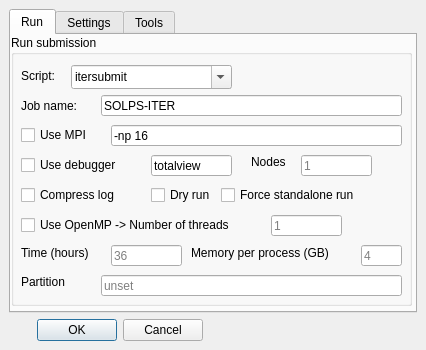
<?xml version="1.0" encoding="UTF-8"?>
<ui version="4.0">
 <class>Dialog</class>
 <widget class="QDialog" name="Dialog">
  <property name="windowModality">
   <enum>Qt::ApplicationModal</enum>
  </property>
  <property name="geometry">
   <rect>
    <x>0</x>
    <y>0</y>
    <width>426</width>
    <height>350</height>
   </rect>
  </property>
  <property name="windowTitle">
   <string>Preferences</string>
  </property>
  <property name="modal">
   <bool>true</bool>
  </property>
  <layout class="QGridLayout" name="gridLayout_2">
   <item row="0" column="0" colspan="2">
    <widget class="QTabWidget" name="tabWidget">
     <property name="currentIndex">
      <number>0</number>
     </property>
     <widget class="QWidget" name="Run">
      <attribute name="title">
       <string>Run</string>
      </attribute>
      <widget class="QGroupBox" name="groupBox_2">
       <property name="geometry">
        <rect>
         <x>0</x>
         <y>0</y>
         <width>401</width>
         <height>271</height>
        </rect>
       </property>
       <property name="title">
        <string>Run submission</string>
       </property>
       <widget class="QLabel" name="label_6">
        <property name="geometry">
         <rect>
          <x>10</x>
          <y>30</y>
          <width>51</width>
          <height>21</height>
         </rect>
        </property>
        <property name="text">
         <string>Script:</string>
        </property>
       </widget>
       <widget class="QComboBox" name="comboBox_submit_script">
        <property name="geometry">
         <rect>
          <x>60</x>
          <y>30</y>
          <width>161</width>
          <height>24</height>
         </rect>
        </property>
        <property name="editable">
         <bool>true</bool>
        </property>
        <property name="currentIndex">
         <number>0</number>
        </property>
        <item>
         <property name="text">
          <string>itersubmit</string>
         </property>
        </item>
        <item>
         <property name="text">
          <string extracomment="Local submission script that puts nohup batch job">localsubmit</string>
         </property>
        </item>
        <item>
         <property name="text">
          <string>itmsubmit</string>
         </property>
        </item>
        <item>
         <property name="text">
          <string>ippitmsubmit</string>
         </property>
        </item>
        <item>
         <property name="text">
          <string>jetsubmit</string>
         </property>
        </item>
        <item>
         <property name="text">
          <string>mephisubmit</string>
         </property>
        </item>
        <item>
         <property name="text">
          <string>spbstusubmit</string>
         </property>
        </item>
        <item>
         <property name="text">
          <string>sgesubmit</string>
         </property>
        </item>
        <item>
         <property name="text">
          <string>local run</string>
         </property>
        </item>
        <item>
         <property name="text">
          <string/>
         </property>
        </item>
       </widget>
       <widget class="QCheckBox" name="checkBox_use_mpi">
        <property name="geometry">
         <rect>
          <x>10</x>
          <y>90</y>
          <width>86</width>
          <height>20</height>
         </rect>
        </property>
        <property name="toolTip">
         <string>-m &quot;&lt;options&gt;&quot; will be added to submission script</string>
        </property>
        <property name="text">
         <string>Use MPI</string>
        </property>
       </widget>
       <widget class="QCheckBox" name="checkBox_compress_log">
        <property name="geometry">
         <rect>
          <x>10</x>
          <y>150</y>
          <width>131</width>
          <height>20</height>
         </rect>
        </property>
        <property name="toolTip">
         <string>-z will be added to submission script</string>
        </property>
        <property name="text">
         <string>Compress log</string>
        </property>
       </widget>
       <widget class="QLineEdit" name="lineEdit_mpi_options">
        <property name="geometry">
         <rect>
          <x>100</x>
          <y>90</y>
          <width>291</width>
          <height>21</height>
         </rect>
        </property>
        <property name="toolTip">
         <string>Command line options to MPI</string>
        </property>
        <property name="text">
         <string>-np 16</string>
        </property>
       </widget>
       <widget class="QCheckBox" name="checkBox_use_debugger">
        <property name="geometry">
         <rect>
          <x>10</x>
          <y>120</y>
          <width>131</width>
          <height>20</height>
         </rect>
        </property>
        <property name="toolTip">
         <string>-d &lt;debugger&gt; will be added to submission script</string>
        </property>
        <property name="text">
         <string>Use debugger</string>
        </property>
       </widget>
       <widget class="QLineEdit" name="lineEdit_debugger">
        <property name="geometry">
         <rect>
          <x>140</x>
          <y>120</y>
          <width>81</width>
          <height>21</height>
         </rect>
        </property>
        <property name="text">
         <string>totalview</string>
        </property>
       </widget>
       <widget class="QCheckBox" name="checkBox_dry_run">
        <property name="geometry">
         <rect>
          <x>140</x>
          <y>150</y>
          <width>86</width>
          <height>20</height>
         </rect>
        </property>
        <property name="toolTip">
         <string>-n will be added to submission script</string>
        </property>
        <property name="text">
         <string>Dry run</string>
        </property>
       </widget>
       <widget class="QLineEdit" name="lineEdit_job_name">
        <property name="geometry">
         <rect>
          <x>90</x>
          <y>60</y>
          <width>301</width>
          <height>21</height>
         </rect>
        </property>
        <property name="toolTip">
         <string>Ads job name to job submission script above by adding -j option.</string>
        </property>
        <property name="text">
         <string>SOLPS-ITER</string>
        </property>
        <property name="maxLength">
         <number>64</number>
        </property>
       </widget>
       <widget class="QLabel" name="label_8">
        <property name="geometry">
         <rect>
          <x>10</x>
          <y>60</y>
          <width>81</width>
          <height>21</height>
         </rect>
        </property>
        <property name="text">
         <string>Job name:</string>
        </property>
       </widget>
       <widget class="QCheckBox" name="checkBox_standalone">
        <property name="geometry">
         <rect>
          <x>210</x>
          <y>150</y>
          <width>161</width>
          <height>20</height>
         </rect>
        </property>
        <property name="toolTip">
         <string>Forces B2.5 standalone run even if input.dat exists in run directory.
Switch -s will be added to the submission script</string>
        </property>
        <property name="text">
         <string>Force standalone run</string>
        </property>
       </widget>
       <widget class="QLineEdit" name="lineEdit_partition">
        <property name="geometry">
         <rect>
          <x>90</x>
          <y>240</y>
          <width>301</width>
          <height>21</height>
         </rect>
        </property>
        <property name="toolTip">
         <string>&lt;html&gt;&lt;head/&gt;&lt;body&gt;&lt;p&gt;-Q will be added in the submission script. Partition on which to submit the job&lt;/p&gt;&lt;/body&gt;&lt;/html&gt;</string>
        </property>
        <property name="text">
         <string/>
        </property>
        <property name="placeholderText">
         <string>unset</string>
        </property>
       </widget>
       <widget class="QCheckBox" name="checkBox_use_openmp">
        <property name="geometry">
         <rect>
          <x>10</x>
          <y>180</y>
          <width>231</width>
          <height>20</height>
         </rect>
        </property>
        <property name="toolTip">
         <string>-m &quot;&lt;options&gt;&quot; will be added to submission script</string>
        </property>
        <property name="text">
         <string>Use OpenMP -&gt; Number of threads</string>
        </property>
       </widget>
       <widget class="QLineEdit" name="lineEdit_time">
        <property name="geometry">
         <rect>
          <x>100</x>
          <y>210</y>
          <width>71</width>
          <height>21</height>
         </rect>
        </property>
        <property name="toolTip">
         <string>&lt;html&gt;&lt;head/&gt;&lt;body&gt;&lt;p&gt;-T will be added in the submission script. Number of elapsed hours requested (default 36)&lt;/p&gt;&lt;/body&gt;&lt;/html&gt;</string>
        </property>
        <property name="text">
         <string/>
        </property>
        <property name="placeholderText">
         <string>36</string>
        </property>
       </widget>
       <widget class="QLabel" name="label_time">
        <property name="geometry">
         <rect>
          <x>10</x>
          <y>210</y>
          <width>81</width>
          <height>16</height>
         </rect>
        </property>
        <property name="toolTip">
         <string>&lt;html&gt;&lt;head/&gt;&lt;body&gt;&lt;p&gt;Elapsed hours &lt;/p&gt;&lt;/body&gt;&lt;/html&gt;</string>
        </property>
        <property name="text">
         <string>Time (hours)</string>
        </property>
       </widget>
       <widget class="QLabel" name="label_partition">
        <property name="geometry">
         <rect>
          <x>10</x>
          <y>240</y>
          <width>57</width>
          <height>14</height>
         </rect>
        </property>
        <property name="text">
         <string>Partition</string>
        </property>
       </widget>
       <widget class="QLabel" name="label_nodes">
        <property name="geometry">
         <rect>
          <x>240</x>
          <y>120</y>
          <width>57</width>
          <height>14</height>
         </rect>
        </property>
        <property name="text">
         <string>Nodes</string>
        </property>
       </widget>
       <widget class="QLabel" name="label_memory">
        <property name="geometry">
         <rect>
          <x>180</x>
          <y>210</y>
          <width>161</width>
          <height>16</height>
         </rect>
        </property>
        <property name="toolTip">
         <string>&lt;html&gt;&lt;head/&gt;&lt;body&gt;&lt;p&gt;&lt;br/&gt;&lt;/p&gt;&lt;/body&gt;&lt;/html&gt;</string>
        </property>
        <property name="text">
         <string>Memory per process (GB)</string>
        </property>
       </widget>
       <widget class="QLineEdit" name="lineEdit_memory">
        <property name="geometry">
         <rect>
          <x>350</x>
          <y>210</y>
          <width>41</width>
          <height>21</height>
         </rect>
        </property>
        <property name="toolTip">
         <string>&lt;html&gt;&lt;head/&gt;&lt;body&gt;&lt;p&gt;-M will be added in the submission script. Memory size (default 4GB)&lt;/p&gt;&lt;/body&gt;&lt;/html&gt;</string>
        </property>
        <property name="text">
         <string/>
        </property>
        <property name="placeholderText">
         <string>4</string>
        </property>
       </widget>
       <widget class="QLineEdit" name="lineEdit_threads">
        <property name="geometry">
         <rect>
          <x>260</x>
          <y>180</y>
          <width>71</width>
          <height>21</height>
         </rect>
        </property>
        <property name="toolTip">
         <string>&lt;html&gt;&lt;head/&gt;&lt;body&gt;&lt;p&gt;Option -t THREADS will be added to submission script. Use OpenMP parallelization with &amp;lt;&amp;lt;THREADS&amp;gt;&amp;gt; threads (default 1)   &lt;/p&gt;&lt;/body&gt;&lt;/html&gt;</string>
        </property>
        <property name="text">
         <string/>
        </property>
        <property name="placeholderText">
         <string>1</string>
        </property>
       </widget>
       <widget class="QLineEdit" name="lineEdit_nodes">
        <property name="geometry">
         <rect>
          <x>290</x>
          <y>120</y>
          <width>71</width>
          <height>21</height>
         </rect>
        </property>
        <property name="toolTip">
         <string>&lt;html&gt;&lt;head/&gt;&lt;body&gt;&lt;p&gt;Option -N will be added to submission script. Number of nodes requested (default 1)&lt;/p&gt;&lt;/body&gt;&lt;/html&gt;</string>
        </property>
        <property name="text">
         <string/>
        </property>
        <property name="placeholderText">
         <string>1</string>
        </property>
       </widget>
      </widget>
     </widget>
     <widget class="QWidget" name="Settings">
      <attribute name="title">
       <string>Settings</string>
      </attribute>
      <layout class="QGridLayout" name="gridLayout_3">
       <item row="0" column="0" colspan="2">
        <widget class="QGroupBox" name="groupBox">
         <property name="title">
          <string>Network monitor for run status update</string>
         </property>
         <widget class="QLabel" name="label">
          <property name="geometry">
           <rect>
            <x>10</x>
            <y>20</y>
            <width>151</width>
            <height>21</height>
           </rect>
          </property>
          <property name="text">
           <string>Listening Interface:</string>
          </property>
          <property name="textInteractionFlags">
           <set>Qt::LinksAccessibleByMouse|Qt::TextEditable</set>
          </property>
         </widget>
         <widget class="QLineEdit" name="lineEdit_monitor_interface">
          <property name="geometry">
           <rect>
            <x>160</x>
            <y>20</y>
            <width>121</width>
            <height>21</height>
           </rect>
          </property>
          <property name="toolTip">
           <string>0.0.0.0 means all interfaces.
Otherwise it should be the same as IP.</string>
          </property>
          <property name="statusTip">
           <string/>
          </property>
          <property name="layoutDirection">
           <enum>Qt::LeftToRight</enum>
          </property>
          <property name="text">
           <string>0.0.0.0</string>
          </property>
          <property name="maxLength">
           <number>100</number>
          </property>
          <property name="alignment">
           <set>Qt::AlignRight|Qt::AlignTrailing|Qt::AlignVCenter</set>
          </property>
         </widget>
         <widget class="QLabel" name="label_2">
          <property name="geometry">
           <rect>
            <x>10</x>
            <y>50</y>
            <width>21</width>
            <height>21</height>
           </rect>
          </property>
          <property name="text">
           <string>IP:</string>
          </property>
          <property name="textInteractionFlags">
           <set>Qt::LinksAccessibleByMouse|Qt::TextEditable</set>
          </property>
         </widget>
         <widget class="QLineEdit" name="lineEdit_monitor_ip">
          <property name="geometry">
           <rect>
            <x>30</x>
            <y>50</y>
            <width>141</width>
            <height>21</height>
           </rect>
          </property>
          <property name="toolTip">
           <string>${SOLPS_GUI_IP} environment for run submission scripts.
It must be IP of the machine on which SOLPS GUI is running.
Use 127.0.0.1 only for localsubmit.</string>
          </property>
          <property name="statusTip">
           <string/>
          </property>
          <property name="layoutDirection">
           <enum>Qt::LeftToRight</enum>
          </property>
          <property name="text">
           <string>127.0.0.1</string>
          </property>
          <property name="maxLength">
           <number>100</number>
          </property>
          <property name="alignment">
           <set>Qt::AlignRight|Qt::AlignTrailing|Qt::AlignVCenter</set>
          </property>
         </widget>
         <widget class="QLabel" name="label_4">
          <property name="geometry">
           <rect>
            <x>177</x>
            <y>50</y>
            <width>31</width>
            <height>21</height>
           </rect>
          </property>
          <property name="text">
           <string>port</string>
          </property>
         </widget>
         <widget class="QLineEdit" name="lineEdit_monitor_port">
          <property name="geometry">
           <rect>
            <x>210</x>
            <y>50</y>
            <width>71</width>
            <height>21</height>
           </rect>
          </property>
          <property name="toolTip">
           <string>${SOLPS_GUI_PORT} in scripts</string>
          </property>
          <property name="text">
           <string>51966</string>
          </property>
          <property name="clearButtonEnabled">
           <bool>false</bool>
          </property>
         </widget>
        </widget>
       </item>
       <item row="1" column="0" colspan="2">
        <widget class="QGroupBox" name="groupBox_4">
         <property name="title">
          <string>Environment variables</string>
         </property>
         <layout class="QGridLayout" name="gridLayout">
          <item row="1" column="1">
           <widget class="QComboBox" name="comboBox_compiler_environment">
            <property name="editable">
             <bool>true</bool>
            </property>
            <item>
             <property name="text">
              <string>ifort64</string>
             </property>
            </item>
            <item>
             <property name="text">
              <string>gfortran</string>
             </property>
            </item>
           </widget>
          </item>
          <item row="1" column="0">
           <widget class="QLabel" name="label_11">
            <property name="text">
             <string>COMPILER</string>
            </property>
           </widget>
          </item>
          <item row="0" column="1">
           <widget class="QComboBox" name="comboBox_device_environment">
            <property name="editable">
             <bool>true</bool>
            </property>
            <item>
             <property name="text">
              <string>iter</string>
             </property>
            </item>
            <item>
             <property name="text">
              <string>cmod</string>
             </property>
            </item>
             <item>
             <property name="text">
              <string>compass</string>
             </property>
            </item>
           </widget>
          </item>
          <item row="0" column="0">
           <widget class="QLabel" name="label_10">
            <property name="text">
             <string>DEVICE</string>
            </property>
           </widget>
          </item>
         </layout>
        </widget>
       </item>
       <item row="2" column="0">
        <widget class="QLabel" name="label_3">
         <property name="text">
          <string>Logging level</string>
         </property>
        </widget>
       </item>
       <item row="2" column="1">
        <widget class="QComboBox" name="comboBox_log_level">
         <property name="currentIndex">
          <number>0</number>
         </property>
         <item>
          <property name="text">
           <string>debug</string>
          </property>
         </item>
         <item>
          <property name="text">
           <string>info</string>
          </property>
         </item>
         <item>
          <property name="text">
           <string>warning</string>
          </property>
         </item>
         <item>
          <property name="text">
           <string>error</string>
          </property>
         </item>
         <item>
          <property name="text">
           <string>critical</string>
          </property>
         </item>
        </widget>
       </item>
      </layout>
     </widget>
     <widget class="QWidget" name="Tools">
      <attribute name="title">
       <string>Tools</string>
      </attribute>
      <widget class="QGroupBox" name="groupBox_3">
       <property name="geometry">
        <rect>
         <x>9</x>
         <y>9</y>
         <width>301</width>
         <height>161</height>
        </rect>
       </property>
       <property name="title">
        <string>Tools</string>
       </property>
       <widget class="QLabel" name="label_5">
        <property name="geometry">
         <rect>
          <x>10</x>
          <y>30</y>
          <width>41</width>
          <height>21</height>
         </rect>
        </property>
        <property name="text">
         <string>Tcsh</string>
        </property>
       </widget>
       <widget class="QLineEdit" name="lineEdit_tcsh_path">
        <property name="geometry">
         <rect>
          <x>70</x>
          <y>30</y>
          <width>211</width>
          <height>21</height>
         </rect>
        </property>
        <property name="toolTip">
         <string>Shell used by all scripts and widgets</string>
        </property>
        <property name="text">
         <string>/bin/tcsh</string>
        </property>
       </widget>
       <widget class="QLabel" name="label_7">
        <property name="geometry">
         <rect>
          <x>10</x>
          <y>60</y>
          <width>61</width>
          <height>21</height>
         </rect>
        </property>
        <property name="text">
         <string>Gnuplot</string>
        </property>
       </widget>
       <widget class="QLineEdit" name="lineEdit_gnuplot_path">
        <property name="geometry">
         <rect>
          <x>70</x>
          <y>60</y>
          <width>211</width>
          <height>21</height>
         </rect>
        </property>
        <property name="toolTip">
         <string>For Gnuplot widget</string>
        </property>
        <property name="text">
         <string>/usr/bin/gnuplot</string>
        </property>
       </widget>
       <widget class="QLabel" name="label_9">
        <property name="geometry">
         <rect>
          <x>10</x>
          <y>90</y>
          <width>61</width>
          <height>21</height>
         </rect>
        </property>
        <property name="text">
         <string>Convert</string>
        </property>
       </widget>
       <widget class="QLineEdit" name="lineEdit_convert_path">
        <property name="geometry">
         <rect>
          <x>70</x>
          <y>90</y>
          <width>211</width>
          <height>21</height>
         </rect>
        </property>
        <property name="toolTip">
         <string>For b2plot widget converting b2plot.ps to png</string>
        </property>
        <property name="text">
         <string>/usr/bin/convert</string>
        </property>
       </widget>
       <widget class="QLineEdit" name="lineEdit_browser_path">
        <property name="geometry">
         <rect>
          <x>70</x>
          <y>120</y>
          <width>211</width>
          <height>21</height>
         </rect>
        </property>
        <property name="toolTip">
         <string>For b2plot widget converting b2plot.ps to png</string>
        </property>
        <property name="text">
         <string>/usr/bin/firefox</string>
        </property>
       </widget>
       <widget class="QLabel" name="label_12">
        <property name="geometry">
         <rect>
          <x>10</x>
          <y>120</y>
          <width>61</width>
          <height>21</height>
         </rect>
        </property>
        <property name="text">
         <string>Browser</string>
        </property>
       </widget>
      </widget>
     </widget>
    </widget>
   </item>
   <item row="1" column="0">
    <widget class="QDialogButtonBox" name="buttonBox">
     <property name="orientation">
      <enum>Qt::Horizontal</enum>
     </property>
     <property name="standardButtons">
      <set>QDialogButtonBox::Cancel|QDialogButtonBox::Ok</set>
     </property>
    </widget>
   </item>
   <item row="1" column="1">
    <spacer name="horizontalSpacer">
     <property name="orientation">
      <enum>Qt::Horizontal</enum>
     </property>
     <property name="sizeHint" stdset="0">
      <size>
       <width>208</width>
       <height>20</height>
      </size>
     </property>
    </spacer>
   </item>
  </layout>
 </widget>
 <layoutdefault spacing="6" margin="9"/>
 <resources/>
 <connections>
  <connection>
   <sender>buttonBox</sender>
   <signal>accepted()</signal>
   <receiver>Dialog</receiver>
   <slot>accept()</slot>
   <hints>
    <hint type="sourcelabel">
     <x>248</x>
     <y>254</y>
    </hint>
    <hint type="destinationlabel">
     <x>157</x>
     <y>274</y>
    </hint>
   </hints>
  </connection>
  <connection>
   <sender>buttonBox</sender>
   <signal>rejected()</signal>
   <receiver>Dialog</receiver>
   <slot>reject()</slot>
   <hints>
    <hint type="sourcelabel">
     <x>316</x>
     <y>260</y>
    </hint>
    <hint type="destinationlabel">
     <x>286</x>
     <y>274</y>
    </hint>
   </hints>
  </connection>
 </connections>
 <designerdata>
  <property name="gridDeltaX">
   <number>10</number>
  </property>
  <property name="gridDeltaY">
   <number>10</number>
  </property>
  <property name="gridSnapX">
   <bool>true</bool>
  </property>
  <property name="gridSnapY">
   <bool>true</bool>
  </property>
  <property name="gridVisible">
   <bool>true</bool>
  </property>
 </designerdata>
</ui>
